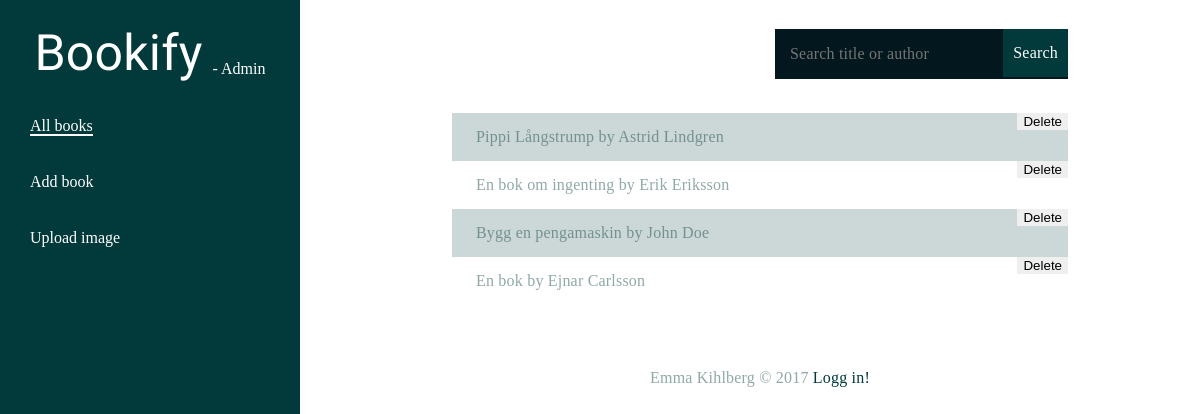
The app's page /admin/index.php with its own data.
### tables this page shows
CREATE TABLE `books` (
  `isbn` int(11) NOT NULL,
  `title` varchar(200) NOT NULL,
  `author` varchar(200) NOT NULL,
  `nopages` int(10) DEFAULT NULL,
  `edition` int(10) DEFAULT NULL,
  `published` year(4) DEFAULT NULL,
  `company` varchar(200) DEFAULT NULL,
  `loaned` tinyint(1) DEFAULT '0'
);

### admin/index.php (the view, shortened to what this page needs)
  <?php
include_once 'partials/head.php';
    include_once 'partials/header.php'; ?>
  <div class="content__contain">
  			<div id="search">
          <form method="post">
            <INPUT type="text" name="searchtitle" placeholder="Search title or author">
            <INPUT type="submit" name="submit" value="Search">
          </form>
  		  </div>
        <?php
        @ $db = new mysqli($dbserver, $dbuser, $dbpass, $dbname);
        $query = " select * from books";
      $stmt = $db->prepare($query);
      $stmt->bind_result($isbn, $title, $author, $nopages, $editon, $published, $company, $loaned);
      $stmt->execute();
      ?>
        <div id="list">
        <ul class="booklist">
        <?php
         while ($stmt->fetch()):
                ?>
       <li>
         <p ><span class="Name"><?php echo $title;  ?></span> by
         <span class="Author"><?php echo $author;  ?> </span></p>
           <div class="">
           <form action="deletebook.php" method="GET">
             <input type="submit" value='Delete' id="">
           </form>
           </div>
       </li>
     <?php endwhile;
        ?>
              </ul></div>
</div>
<?php include_once 'partials/footer.php'; ?>

### css/style.css (style rules this page uses)
html, body, div, span, applet, object, iframe, h1, h2, h3, h4, h5, h6, p, blockquote, pre, a, abbr, acronym, address, big, cite, code, del, dfn, em, img, ins, kbd, q, s, samp, small, strike, strong, sub, sup, tt, var, b, u, i, center, dl, dt, dd, ol, ul, li, fieldset, form, label, legend, table, caption, tbody, tfoot, thead, tr, th, td, article, aside, canvas, details, embed, figure, figcaption, footer, header, hgroup, menu, nav, output, ruby, section, summary, time, mark, audio, video { margin: 0; padding: 0; border: 0; font-size: 100%; font: inherit; vertical-align: baseline; }
body { line-height: 1; }
ol, ul { list-style: none; }
body { font-family: Montserrat-Regular; }
p { font-family: Montserrat-Regular; color: rgba(2, 57, 58, 0.44); letter-spacing: 0.2px; line-height: 26px; }
li { list-style: none; }
.content__contain { width: 70%; margin: auto; background-color: #fff; padding: 48px; min-height: 36vh; margin-top: -8vh; }
.booklist { margin-top: 84px; }
.booklist li { display: -ms-flexbox; display: flex; -ms-flex-pack: justify; justify-content: space-between; }
.booklist li p { line-height: 48px; padding-left: 24px; }
.booklist li:nth-child(odd) { background-color: rgba(2, 57, 58, 0.2); }
input, textarea { border: 0; }
#search { position: relative; }
#search input[type="text"] { padding-left: 15px; }
#search input[type="submit"] { background-color: #02393a; margin: 0; padding: 0 10px; }
#search input { font-family: Montserrat-Regular; letter-spacing: 0.2px; line-height: 48px; font-size: 16px; color: #fff; background-color: #02181e; border: 0; padding-right: 78px; position: absolute; top: 0; right: 0; margin: 0px; }
.admin { padding-left: 320px; padding-top: 45px; }

### records on screen
books: title "Pippi Långstrump", author "Astrid Lindgren"
books: title "En bok om ingenting", author "Erik Eriksson"
books: title "Bygg en pengamaskin", author "John Doe"
books: title "En bok", author "Ejnar Carlsson"

### other values on screen
$title "All books"
$title "Add book"
$title "Upload image"
